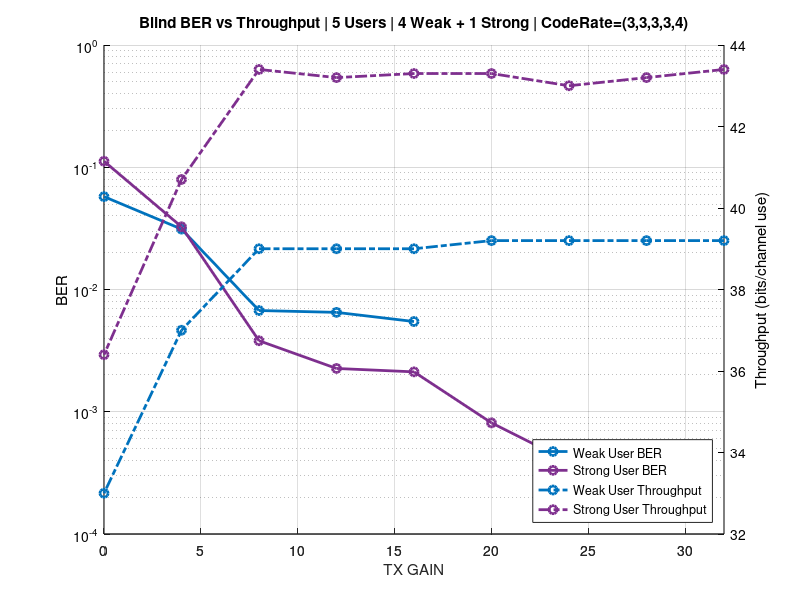

MATLAB code to generate this figure:
clear all; close all; clc;

P_tx = 32:-4:0

user_1_ber = [0.00E+00 0.00E+00 0.00E+00 0.00E+00 5.47E-03 6.50E-03 6.73E-03 3.12E-02 5.75E-02];
user_4_ber = [0.00E+00 0.00E+00 3.90E-04 8.11E-04 2.12E-03 2.26E-03 3.81E-03  3.26E-02 1.12E-01];

user_1_thr = [3.92E+01 3.92E+01 3.92E+01 3.92E+01 3.90E+01 3.90E+01 3.90E+01 3.70E+01 3.30E+01];
user_4_thr = [4.34E+01 4.32E+01 4.30E+01 4.33E+01 4.33E+01 4.32E+01 4.34E+01 4.07E+01 3.64E+01];

figure(1)
grid on; hold on;
color = get (gca, "ColorOrder");

[hax, a1, b1] = plotyy (P_tx, user_1_ber, P_tx, user_1_thr,@semilogy,@plot);
[~, a4, b4] = plotyy (P_tx, user_4_ber, P_tx, user_4_thr,@semilogy,@plot);


% Color Style by User
set ([a1, b1], "marker", "o", 'LineWidth',2, "color", color(1,:));
set ([a4, b4], "marker", "o", 'LineWidth',2, "color", color(4,:));

% Line Style by metric
set ([a1, a4], "linestyle", "-");
set ([b1, b4], "linestyle", "-.");

set(hax,{'ycolor'},{'k';'k'})
grid on;
xlabel (hax(1), "xlabel");
ylabel (hax(1), "BER");
ylabel (hax(2), "Throughput (bits/channel use)");

xlabel('TX GAIN');
hleg1 = legend('Weak User BER','Strong User BER','Weak User Throughput','Strong User Throughput',"location", "southeast");
%title (hax(2), 'BER vs Throughput | 5 Users | 3 Weak + 2 Strong | Rw = 1/4 | Rs = 1/2');
title (hax(2), 'Blind BER vs Throughput | 5 Users | 4 Weak + 1 Strong | CodeRate=(3,3,3,3,4)');

%%%%%%%%%%%%%%%%%%%%%%%%%%%%%%%%%%%%%%%%%%%
%%%%%%%%%%%%%%%%%%%%%%%%%%%%%%%%%%%%%%%%%%%

%